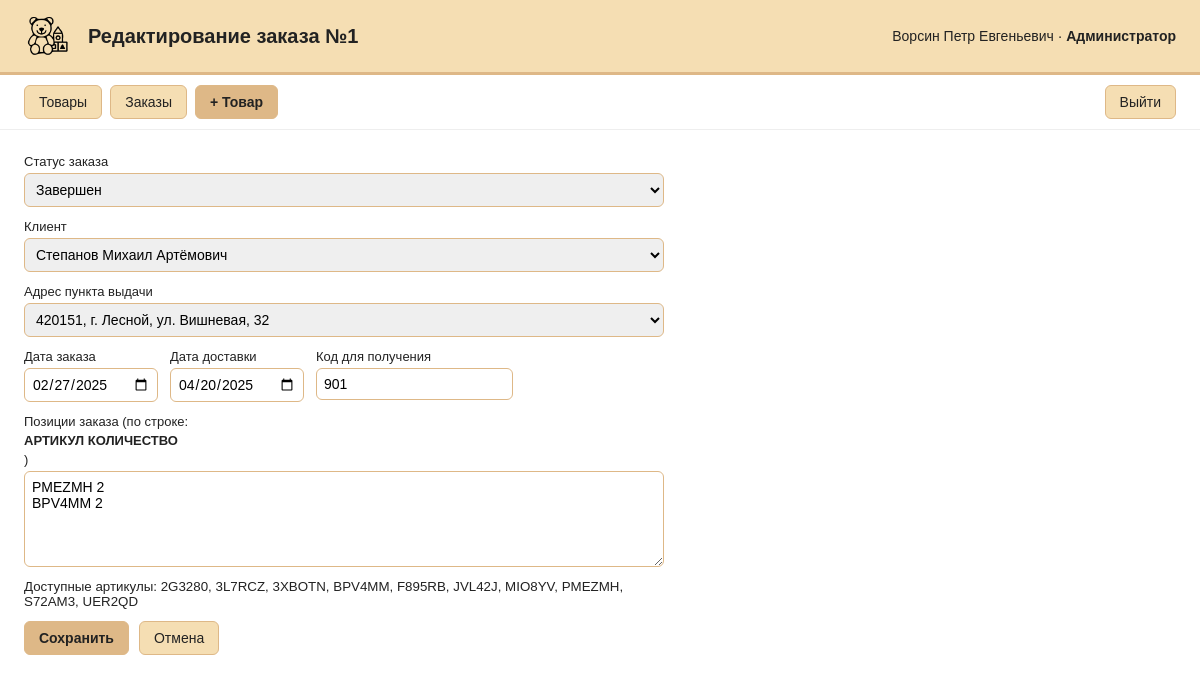
The app's page /index.php?page=order_edit&id=1 (signed in) with its own data.
### tables this page shows
CREATE TABLE Orders (
  id             INT AUTO_INCREMENT PRIMARY KEY,
  order_date     DATE,
  delivery_date  DATE,
  pickup_point_id INT,
  client_user_id INT,
  receive_code   VARCHAR(20),
  status_id      INT NOT NULL,
  CONSTRAINT fk_ord_point  FOREIGN KEY (pickup_point_id) REFERENCES PickupPoints(id),
  CONSTRAINT fk_ord_client FOREIGN KEY (client_user_id)  REFERENCES Users(id),
  CONSTRAINT fk_ord_status FOREIGN KEY (status_id)       REFERENCES OrderStatuses(id)
);

CREATE TABLE OrderStatuses (
  id   INT AUTO_INCREMENT PRIMARY KEY,
  name VARCHAR(50) NOT NULL UNIQUE
);

CREATE TABLE Users (
  id        INT AUTO_INCREMENT PRIMARY KEY,
  role_id   INT NOT NULL,
  full_name VARCHAR(200) NOT NULL,
  login     VARCHAR(150) NOT NULL UNIQUE,
  password  VARCHAR(150) NOT NULL,
  CONSTRAINT fk_users_role FOREIGN KEY (role_id) REFERENCES Roles(id)
);

CREATE TABLE PickupPoints (
  id      INT AUTO_INCREMENT PRIMARY KEY,
  address VARCHAR(255) NOT NULL
);

### web/db.php (called while the page is built, shortened)
<?php
function db(): PDO {
    static $pdo = null;
    if ($pdo === null) {
        $pdo = new PDO(
            'mysql:host=' . DB_HOST . ';dbname=' . DB_NAME . ';charset=utf8mb4',
            DB_USER, DB_PASS,
            [
                PDO::ATTR_ERRMODE            => PDO::ERRMODE_EXCEPTION,
                PDO::ATTR_DEFAULT_FETCH_MODE => PDO::FETCH_ASSOC,
                PDO::ATTR_EMULATE_PREPARES   => false,
            ]
        );
    }
    return $pdo;
}

### web/pages/order_edit.php (the view, shortened to what this page needs)
<?php
$id     = isset($_GET['id']) ? (int)$_GET['id'] : 0;
$isEdit = $id > 0;
$statuses = db()->query('SELECT id,name FROM OrderStatuses ORDER BY id')->fetchAll();
$points   = db()->query('SELECT id,address FROM PickupPoints ORDER BY id')->fetchAll();
$clients  = db()->query(
    "SELECT u.id, u.full_name FROM Users u JOIN Roles r ON r.id=u.role_id
     WHERE r.name = '" . ROLE_CLIENT . "' ORDER BY u.full_name")->fetchAll();
$prodList = db()->query('SELECT article FROM Products ORDER BY article')->fetchAll(PDO::FETCH_COLUMN);
$o = ['order_date'=>'','delivery_date'=>'','pickup_point_id'=>$points[0]['id']??null,
      'client_user_id'=>$clients[0]['id']??null,'receive_code'=>'','status_id'=>$statuses[0]['id']??1];
$itemsText = '';
if ($isEdit) {
    $st = db()->prepare('SELECT * FROM Orders WHERE id=?'); $st->execute([$id]);
    $o = $st->fetch();
    $it = db()->prepare('SELECT product_article, quantity FROM OrderItems WHERE order_id=?'); $it->execute([$id]);
    $itemsText = implode("\n", array_map(fn($r) => $r['product_article'].' '.$r['quantity'], $it->fetchAll()));
}
?>
<div style="max-width:640px;">
  <form method="post" style="display:flex; flex-direction:column; gap:12px;">
    <label>Статус заказа
      <select name="status_id"><?php foreach ($statuses as $s): ?>
        <option value="<?= (int)$s['id'] ?>" <?= $s['id']==$o['status_id']?'selected':'' ?>><?= e($s['name']) ?></option>
      <?php endforeach; ?></select></label>
    <label>Клиент
      <select name="client_user_id"><?php foreach ($clients as $c): ?>
        <option value="<?= (int)$c['id'] ?>" <?= $c['id']==$o['client_user_id']?'selected':'' ?>><?= e($c['full_name']) ?></option>
      <?php endforeach; ?></select></label>
    <label>Адрес пункта выдачи
      <select name="pickup_point_id"><?php foreach ($points as $pt): ?>
        <option value="<?= (int)$pt['id'] ?>" <?= $pt['id']==$o['pickup_point_id']?'selected':'' ?>><?= e($pt['address']) ?></option>
      <?php endforeach; ?></select></label>
    <div style="display:flex; gap:12px; flex-wrap:wrap;">
      <label>Дата заказа     <input type="date" name="order_date"    value="<?= e($o['order_date']) ?>"></label>
      <label>Дата доставки   <input type="date" name="delivery_date" value="<?= e($o['delivery_date']) ?>"></label>
      <label>Код для получения <input type="text" name="receive_code" value="<?= e($o['receive_code']) ?>"></label>
    </div>
    <label>Позиции заказа (по строке: <b>АРТИКУЛ КОЛИЧЕСТВО</b>)
      <textarea name="items" rows="5" placeholder="PMEZMH 2&#10;BPV4MM 1"><?= e($itemsText) ?></textarea></label>
    <small>Доступные артикулы: <?= e(implode(', ', $prodList)) ?></small>
    <div style="display:flex; gap:10px;">
      <button class="btn accent" type="submit"><?= $isEdit ? 'Сохранить' : 'Создать заказ' ?></button>
      <a class="btn" href="index.php?page=orders">Отмена</a>
    </div>
  </form>
</div>

### web/common.php (style rules this page uses)
:root { --bg:#FFFFFF; --secondary:#F5DEB3; --accent:#DEB887; --sale:#FFDEAD; }
* { box-sizing:border-box; }
body { margin:0; font-family:Arial, Helvetica, sans-serif; background:var(--bg); color:#222; }
a.btn,button.btn { font-family:inherit; font-size:14px; text-decoration:none; color:#222; background:var(--secondary); border:1px solid var(--accent); padding:8px 14px; border-radius:6px; cursor:pointer; }
a.btn.accent,button.btn.accent { background:var(--accent); font-weight:bold; }
label { font-size:13px; display:flex; flex-direction:column; gap:4px; }
input,select,textarea { font-family:inherit; font-size:14px; padding:7px; border:1px solid var(--accent); border-radius:6px; }

### records on screen
orders: status_id "Завершен", client_user_id "Степанов Михаил Артёмович", pickup_point_id "420151, г. Лесной, ул. Вишневая, 32", order_date "02/27/2025", delivery_date "04/20/2025", receive_code "901"

### other values on screen
$title "Редактирование заказа №1"
$u['full_name'] "Ворсин Петр Евгеньевич"
$u['role'] "Администратор"
implode(', ', $prodList) "2G3280, 3L7RCZ, 3XBOTN, BPV4MM, F895RB, JVL42J, MIO8YV, PMEZMH, S72AM3, UER2QD"
